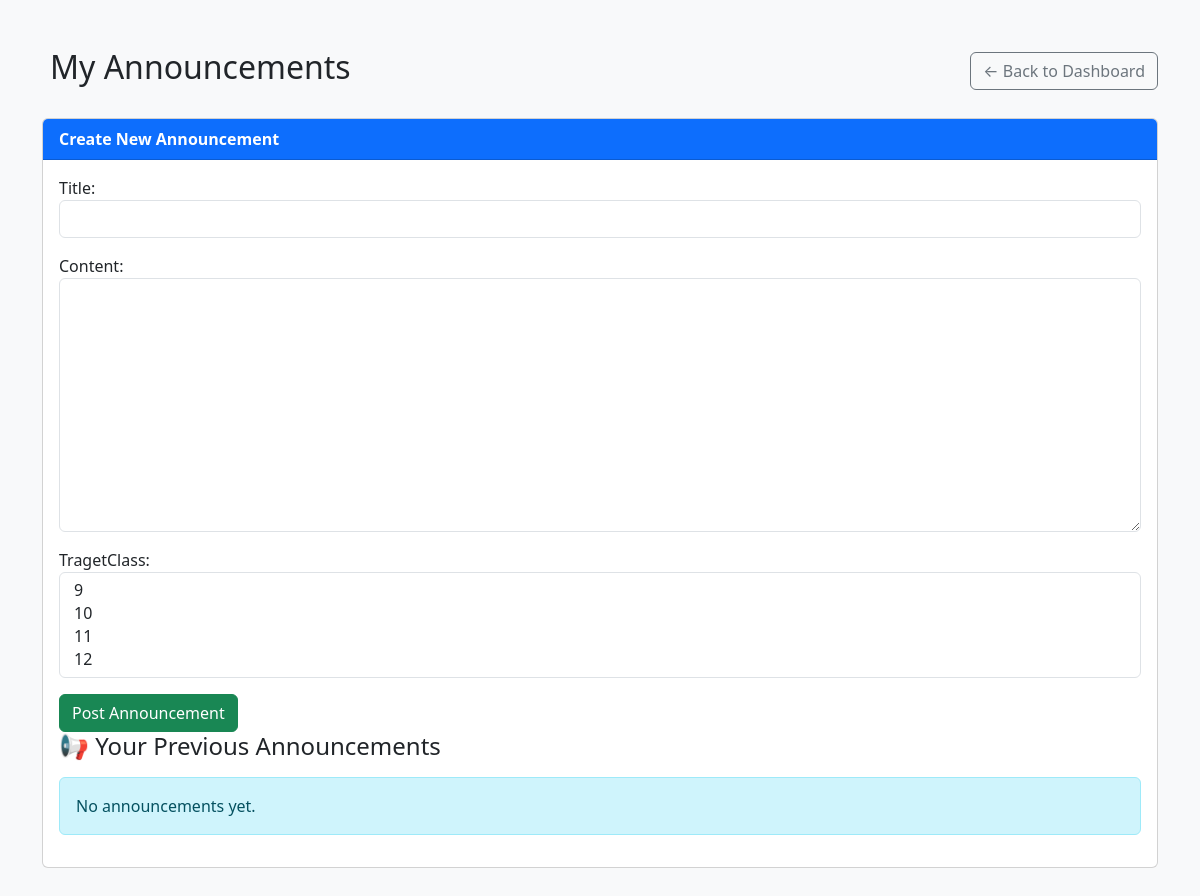
Page /t_announcemments/ (signed in) on the earlier database version.
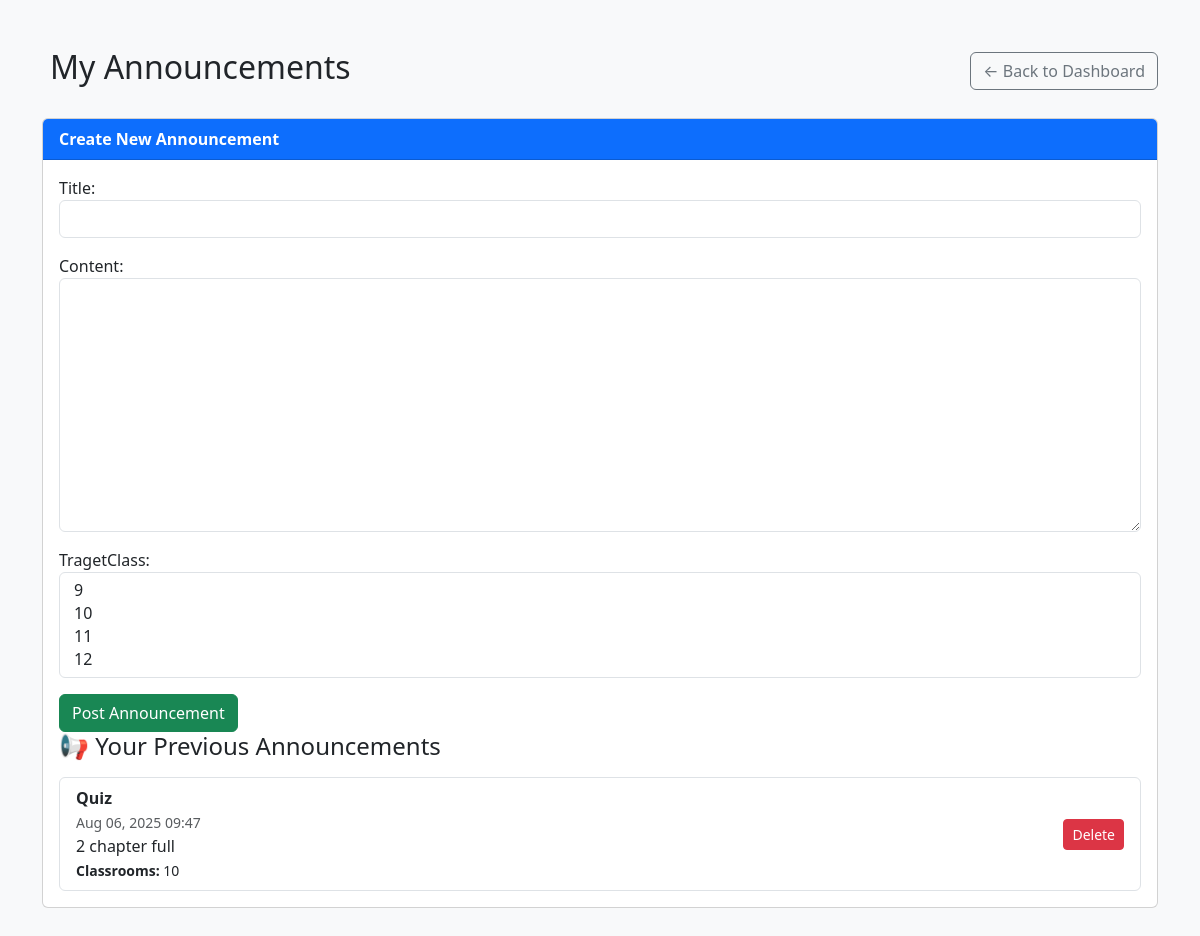
Same page on the later database version.
### app_Admin/models/announcements.py (models this page shows, shortened)
class Announcement(models.Model):
    title=models.CharField( max_length=200)
    content=models.TextField()
    uploader=models.ForeignKey(Teacher, on_delete=models.CASCADE)
    tragetClass = models.ManyToManyField('app_Admin.Classroom', through='announcement_class', related_name='announcement_targets')
    created_at = models.DateTimeField(default=timezone.now)

### app_Admin/models/classroom.py (models this page shows)
class Classroom(models.Model):
    id=models.IntegerField(max_length=2, primary_key=True)
    name=models.CharField(max_length=50,default='class')
    def __str__(self):
        return f'{self.id}'

### app_Admin/views_part/teacher_view.py (the view, shortened to what this page needs)
# urls.py: path('t_announcemments/', views.makeAnnouncemeent.as_view(), name='t_announcements'),
class makeAnnouncemeent(View):
    def get(self,request):
        form=AnnouncementForm()
        teacher = Teacher.objects.get(user=request.user)
        announcements = Announcement.objects.filter(uploader=teacher).order_by('-created_at')
        return render(request, 't_announcements.html', {'form': form, 'announcements': announcements})

### app_Admin/forms/announcementform.py
class AnnouncementForm(forms.ModelForm):
    class Meta:
        model = Announcement
        fields = ['title', 'content', 'tragetClass']
    def __init__(self, *args, **kwargs):
        super().__init__(*args, **kwargs)
        for field in self.fields.values():
            field.widget.attrs['class'] = 'form-control'
        self.fields['tragetClass'].widget.attrs['multiple'] = True

### app_Admin/templates/t_announcements.html (shortened to what this page needs)
{% load static %}
<!DOCTYPE html>
<html lang="en">
<head>
  <link href="https://cdn.jsdelivr.net/npm/bootstrap@5.3.3/dist/css/bootstrap.min.css" rel="stylesheet">
</head>
<body class="bg-light">
<div class="container py-5">
  <div class="d-flex justify-content-between align-items-center mb-4">
    <h2>My Announcements</h2>
    <a href="{% url 'dashboard_teachers' %}" class="btn btn-outline-secondary">← Back to Dashboard</a>
  </div>
  <div class="card mb-4">
    <div class="card-header bg-primary text-white">
      <strong>Create New Announcement</strong>
    </div>
    <div class="card-body">
      <form method="post"id="announcementForm">
  <div class="mb-3">
    {{ form.title.label_tag }}
    {{ form.title }}
  </div>
  <div class="mb-3">
    {{ form.content.label_tag }}
    {{ form.content }}
  </div>
  <div class="mb-3">
    {{ form.tragetClass.label_tag }}
    {{ form.tragetClass }}
  </div>
  <button type="submit" class="btn btn-success">Post Announcement</button>
</form>
  <h4 class="mb-3">📢 Your Previous Announcements</h4>
  {% if announcements %}
    <ul class="list-group" id="announcementList">
      {% for ann in announcements %}
        <li class="list-group-item d-flex justify-content-between align-items-center">
          <div>
            <strong>{{ ann.title }}</strong><br>
            <small class="text-muted">{{ ann.created_at|date:"M d, Y H:i" }}</small><br>
            <div>{{ ann.content|truncatewords:20 }}</div>
            <small><strong>Classrooms:</strong>
              {{ ann.tragetClass.all|join:", " }}
            </small>
          </div>
          <a href="{% url "delete_announcement" ann.id %}" class="btn btn-sm btn-danger">
             Delete
          </a>
        </li>
      {% endfor %}
    </ul>
  {% else %}
    <div class="alert alert-info">No announcements yet.</div>
  {% endif %}
</div>
</body>
</html>

Differences in the rows shown:
added Announcement: title "Quiz", created_at "Aug 06, 2025 09:47", content "2 chapter full", tragetClass.all "10"
Other differences:
text no longer shown: "No announcements yet."
